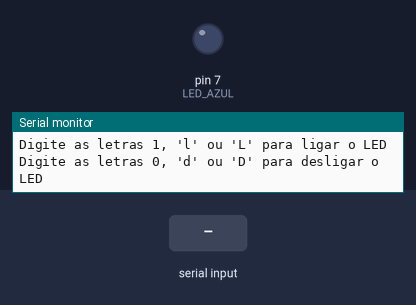
The sketch below on a simulated Arduino Nano, built with avr-gcc and run on an emulated ATmega328P. Shown: output pins drawn as LEDs (lit = HIGH), the last lines printed to the serial monitor. Inputs (shaded band) come from the test bench.

Above: at 2.4 s.
2.5 s: "1" received over Serial
At 3.8 s:
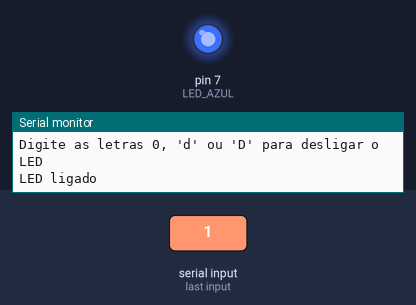
4.1 s: "0" received over Serial
At 5.6 s:
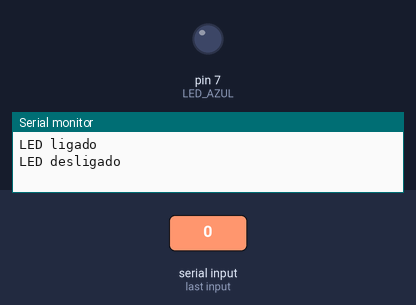
6.2 s: "l" received over Serial
At 7.2 s:
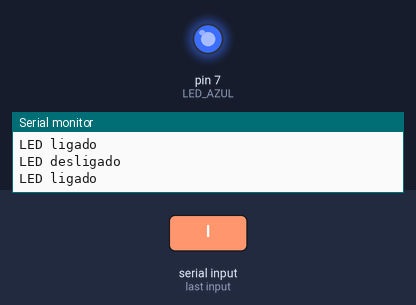
8.3 s: "d" received over Serial
At 10.0 s:
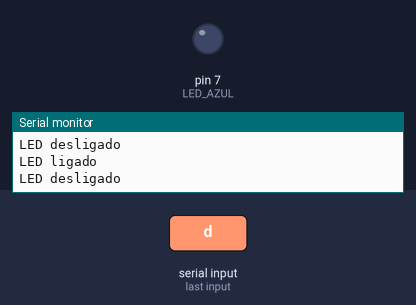
Timing chart, 0 to 11.4 s (numbered marks = the images above; inputs shaded):
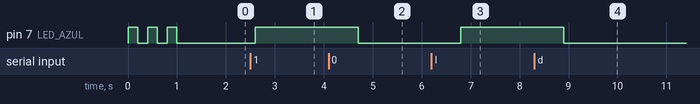

The sketch:

Aula9_LigDesLED_Serial.ino
```cpp
/*
 *  Aulas Online - LSI-TEC: IOT104 Programação física com Arduino
 *  Programa/hardware: 013 - Aula 9 - Bluetooth: Controlando um LED com o monitor serial
 *  Descrição: 1º estágio do desenvolvimento é ler um valor de uma entrada serial para
 *  ligar ou desligar um LED.
 *
 *  Autor: Marcelo Wecchi
 *  Revisão: 17Fev2022
 */

#define LED_AZUL 7

char valorSerial = "";
const char msg[] = "Digite as letras 1, 'l' ou 'L' para ligar o LED\nDigite as letras 0, 'd' ou 'D' para desligar o LED";

void setup() {
  Serial.begin(9600);
  pinMode(LED_AZUL, OUTPUT);
  for (int i = 1; i < 4; i++){
    digitalWrite(LED_AZUL, HIGH);
    delay(200);
    digitalWrite(LED_AZUL, LOW);
    delay(200);
  }
  Serial.println(msg);
}

void loop() {
  if (Serial.available()>0){
    valorSerial = Serial.read();
    delay(100);
    if (valorSerial == '1' | valorSerial == 'l' | valorSerial == 'L'){
      digitalWrite(LED_AZUL, HIGH);
      Serial.println("\nLED ligado");
      valorSerial = "";
    } else if (valorSerial == '0' | valorSerial == 'd' | valorSerial == 'D'){
      digitalWrite(LED_AZUL, LOW);
      Serial.println("\nLED desligado");
      valorSerial = "";
    } else if (valorSerial == 'h' | valorSerial == 'H'){
      Serial.println(msg);
      valorSerial = "";
    }
    delay(2000);
  }

}
```

Measured:
- after the input at 2.5 s, pin 7 (LED_AZUL): LOW → HIGH after 0.10 s
- after the input at 4.1 s, pin 7 (LED_AZUL): HIGH → LOW after 0.60 s
- after the input at 6.2 s, pin 7 (LED_AZUL): LOW → HIGH after 0.60 s
- after the input at 8.3 s, pin 7 (LED_AZUL): HIGH → LOW after 0.60 s
